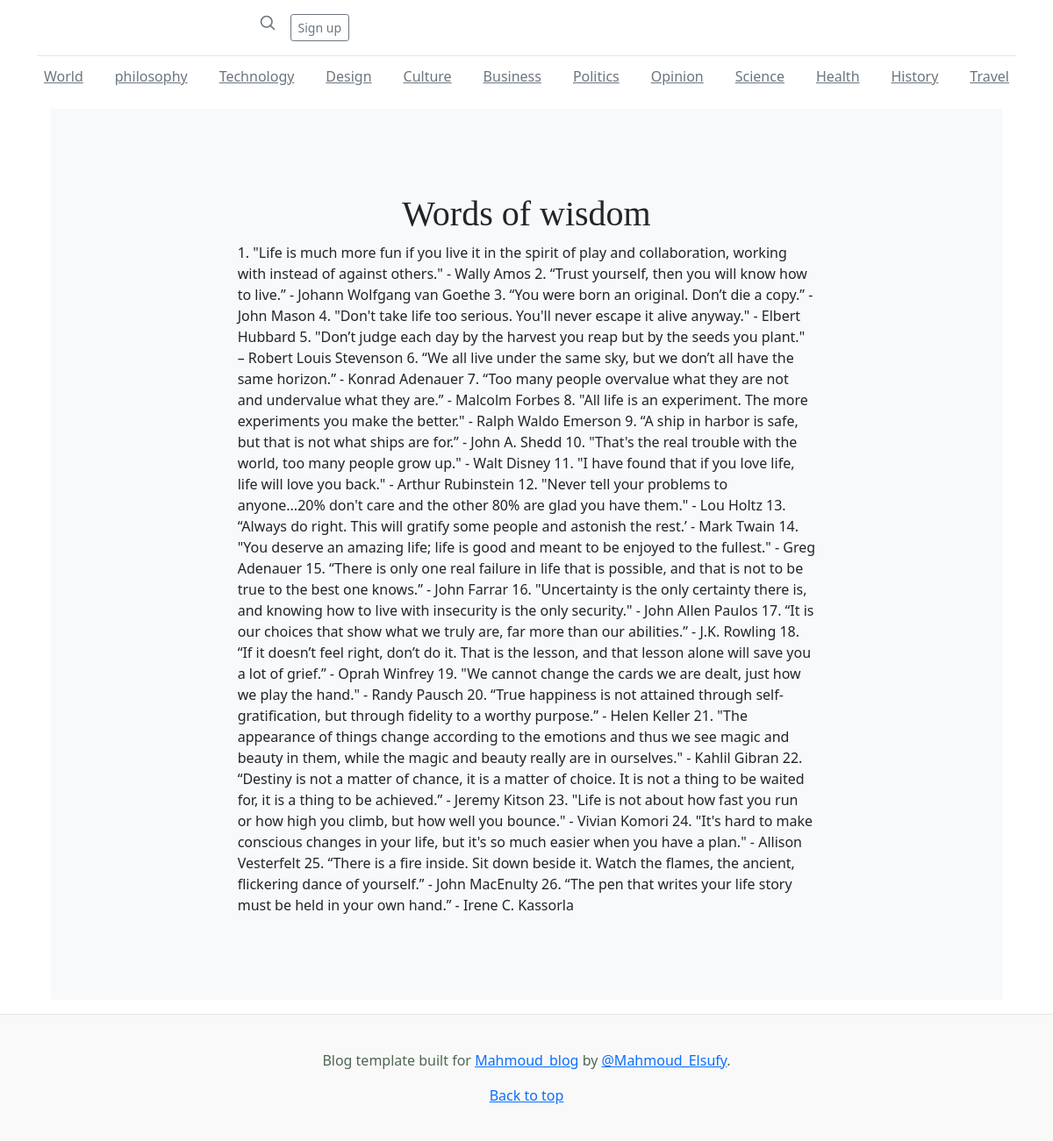
Page /blog/post/1/ on the committed database.
### blog/models.py (models this page shows, shortened)
class Post(models.Model):
    author = models.ForeignKey(settings.AUTH_USER_MODEL, on_delete=models.CASCADE )
    title = models.CharField(max_length=100)
    body = models.TextField()
    status = models.CharField(max_length=9, choices=POST_STATUS)
    create_time = models.DateTimeField(default=timezone.now)
    class Meta:
        verbose_name="post site"
        verbose_name_plural="post sites"
    def get_absolute_url(self):
        kwargs={
            "pk": self.pk
        }
        return reverse("post-details", kwargs=kwargs)

### blog/views.py (the view)
# urls.py: path("blog/post/<pk>/", post_details, name="post-details"),
def post_details(request, pk):
    post = Post.objects.get(pk=pk)
    context = {
        "post": post
    }
    return render(request=request,template_name="post_details.html", context=context)

### blog/templates/post_details.html (shortened to what this page needs)
{% extends 'base.html' %}
{% load static %}
{% block content %}
  <div class="position-relative overflow-hidden p-3 p-md-5 m-md-3 bg-light">
    <div class="col-md-8 p-lg-8 mx-auto my-5">
      <h1 class="fw-normal text-center"> {{post.title}} </h1>
      <p class="text-justify">
          {{post.body | safe}}
      </p>
    </div>
  </div>
{% endblock content %}

### blog/static/blog/css/blog.css (style rules this page uses)
h1, h2, h3, h4, h5, h6 { font-family: "Playfair Display", Georgia, "Times New Roman", serif; }

### rows in the picture
Post: title "Words of wisdom", body "1. \"Life is much more fun if you live it in the spirit of play and collaboration, working with instead of against others.\" - Wally Amos 2. “Trust yourself, then you will know how to live.” - Johann Wolfgang van Goethe 3. “You were born an original. Don’t die a copy.” - John Mason 4. \"Don't take life too serious. You'll never escape it alive anyway.\" - Elbert Hubbard 5. \"Don’t judge each day by the harvest you reap but by the seeds you plant.\" – Robert Louis Stevenson 6. “We all live under the same sky, but we don’t all have the same horizon.” - Konrad Adenauer 7. “Too many people overvalue what they are not and undervalue what they are.” - Malcolm Forbes 8. \"All life is an experiment. The…"
